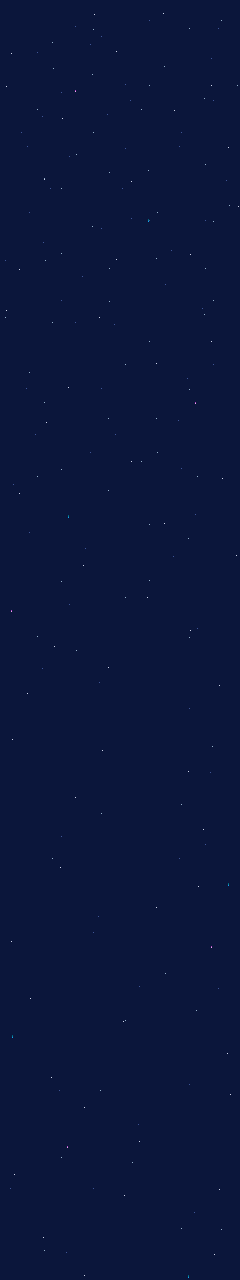

Tiled map render using the project's own tile images. Description and the map definition, with tile-layer contents summarised, below:
An orthogonal 30x160 tile map with 8x8 px tiles, 2 tile layers (map_mission5_bg, map_mission5_fg) and 60 objects (59x spawner, player).

<map version="1.4" tiledversion="1.4.2" orientation="orthogonal" renderorder="left-up" width="30" height="160" tilewidth="8" tileheight="8" infinite="0" nextlayerid="4" nextobjectid="61">
 <tileset firstgid="1" name="tiles" tilewidth="8" tileheight="8" tilecount="1024" columns="32">
  <image source="tiles.bmp" trans="ff00ff" width="256" height="192" />
 </tileset>
 <layer id="1" name="map_mission5_bg" width="30" height="160">
  <data>[4800 cells, 4800 non-empty, 7 distinct tile ids]</data>
 </layer>
 <layer id="2" name="map_mission5_fg" width="30" height="160">
  <data>[4800 cells, 144 non-empty, 7 distinct tile ids]</data>
 </layer>
 <objectgroup id="3" name="map_mission5_obj">
  <object id="1" name="player" type="player" x="120" y="1247.5" />
  <object id="2" name="min" type="spawner" x="24.5" y="1032.5">
   <properties>
    <property name="spawnType" value="min" />
   </properties>
  </object>
  <object id="3" name="min" type="spawner" x="48.5" y="1029">
   <properties>
    <property name="spawnType" value="min" />
   </properties>
  </object>
  <object id="4" name="min" type="spawner" x="73" y="1026.5">
   <properties>
    <property name="spawnType" value="min" />
   </properties>
  </object>
  <object id="5" name="min" type="spawner" x="104.5" y="1024">
   <properties>
    <property name="spawnType" value="min" />
   </properties>
  </object>
  <object id="6" name="min" type="spawner" x="217" y="1032">
   <properties>
    <property name="spawnType" value="min" />
   </properties>
  </object>
  <object id="7" name="min" type="spawner" x="192.5" y="1029.5">
   <properties>
    <property name="spawnType" value="min" />
   </properties>
  </object>
  <object id="8" name="min" type="spawner" x="168" y="1026">
   <properties>
    <property name="spawnType" value="min" />
   </properties>
  </object>
  <object id="9" name="min" type="spawner" x="136" y="1023.5">
   <properties>
    <property name="spawnType" value="min" />
   </properties>
  </object>
  <object id="10" name="saw" type="spawner" x="180" y="1063.5">
   <properties>
    <property name="spawnType" value="saw" />
   </properties>
  </object>
  <object id="11" name="saw" type="spawner" x="62" y="1062">
   <properties>
    <property name="spawnType" value="saw" />
   </properties>
  </object>
  <object id="12" name="saw" type="spawner" x="121" y="997.5">
   <properties>
    <property name="spawnType" value="saw" />
   </properties>
  </object>
  <object id="13" name="saw" type="spawner" x="23.5" y="965">
   <properties>
    <property name="spawnType" value="saw" />
   </properties>
  </object>
  <object id="14" name="saw" type="spawner" x="217" y="964.5">
   <properties>
    <property name="spawnType" value="saw" />
   </properties>
  </object>
  <object id="15" name="saw" type="spawner" x="147.5" y="940">
   <properties>
    <property name="spawnType" value="saw" />
   </properties>
  </object>
  <object id="16" name="saw" type="spawner" x="96" y="940">
   <properties>
    <property name="spawnType" value="saw" />
   </properties>
  </object>
  <object id="17" name="saw" type="spawner" x="120.5" y="697.5">
   <properties>
    <property name="spawnType" value="saw" />
   </properties>
  </object>
  <object id="18" name="saw" type="spawner" x="161.5" y="713">
   <properties>
    <property name="spawnType" value="saw" />
   </properties>
  </object>
  <object id="19" name="saw" type="spawner" x="193.5" y="668.5">
   <properties>
    <property name="spawnType" value="saw" />
   </properties>
  </object>
  <object id="20" name="saw" type="spawner" x="82" y="643">
   <properties>
    <property name="spawnType" value="saw" />
   </properties>
  </object>
  <object id="21" name="saw" type="spawner" x="52" y="658.5">
   <properties>
    <property name="spawnType" value="saw" />
   </properties>
  </object>
  <object id="22" name="saw" type="spawner" x="223.5" y="688">
   <properties>
    <property name="spawnType" value="saw" />
   </properties>
  </object>
  <object id="23" name="saw" type="spawner" x="16.5" y="633.5">
   <properties>
    <property name="spawnType" value="saw" />
   </properties>
  </object>
  <object id="24" name="saw" type="spawner" x="121" y="304.5">
   <properties>
    <property name="spawnType" value="saw" />
   </properties>
  </object>
  <object id="25" name="saw" type="spawner" x="224.5" y="224.5">
   <properties>
    <property name="spawnType" value="saw" />
   </properties>
  </object>
  <object id="26" name="saw" type="spawner" x="16.5" y="192.5">
   <properties>
    <property name="spawnType" value="saw" />
   </properties>
  </object>
  <object id="27" name="bomb" type="spawner" x="120.5" y="913">
   <properties>
    <property name="spawnType" value="bomb" />
   </properties>
  </object>
  <object id="28" name="bomb" type="spawner" x="193.5" y="721.5">
   <properties>
    <property name="spawnType" value="bomb" />
   </properties>
  </object>
  <object id="29" name="bomb" type="spawner" x="49" y="722">
   <properties>
    <property name="spawnType" value="bomb" />
   </properties>
  </object>
  <object id="30" name="bomb" type="spawner" x="184.5" y="361.5">
   <properties>
    <property name="spawnType" value="bomb" />
   </properties>
  </object>
  <object id="31" name="bomb" type="spawner" x="57" y="361.5">
   <properties>
    <property name="spawnType" value="bomb" />
   </properties>
  </object>
  <object id="32" name="bomb" type="spawner" x="121" y="66">
   <properties>
    <property name="spawnType" value="bomb" />
   </properties>
  </object>
  <object id="33" name="sin" type="spawner" x="153" y="880">
   <properties>
    <property name="spawnType" value="sin" />
   </properties>
  </object>
  <object id="34" name="sin" type="spawner" x="89" y="854.5">
   <properties>
    <property name="spawnType" value="sin" />
   </properties>
  </object>
  <object id="35" name="sin" type="spawner" x="181" y="824">
   <properties>
    <property name="spawnType" value="sin" />
   </properties>
  </object>
  <object id="36" name="sin" type="spawner" x="56" y="790.5">
   <properties>
    <property name="spawnType" value="sin" />
   </properties>
  </object>
  <object id="37" name="sin" type="spawner" x="221" y="762.5">
   <properties>
    <property name="spawnType" value="sin" />
   </properties>
  </object>
  <object id="38" name="sin" type="spawner" x="16.5" y="742.5">
   <properties>
    <property name="spawnType" value="sin" />
   </properties>
  </object>
  <object id="39" name="sin" type="spawner" x="120.5" y="424.5">
   <properties>
    <property name="spawnType" value="sin" />
   </properties>
  </object>
  <object id="40" name="sin" type="spawner" x="120.5" y="473">
   <properties>
    <property name="spawnType" value="sin" />
   </properties>
  </object>
  <object id="41" name="sin" type="spawner" x="120.5" y="522.5">
   <properties>
    <property name="spawnType" value="sin" />
   </properties>
  </object>
  <object id="42" name="sin" type="spawner" x="120" y="258">
   <properties>
    <property name="spawnType" value="sin" />
   </properties>
  </object>
  <object id="43" name="fly" type="spawner" x="120" y="280.5">
   <properties>
    <property name="spawnType" value="fly" />
   </properties>
  </object>
  <object id="44" name="fly" type="spawner" x="121" y="233">
   <properties>
    <property name="spawnType" value="fly" />
   </properties>
  </object>
  </objectgroup>
</map>
<!-- 16 of 60 objects omitted -->
